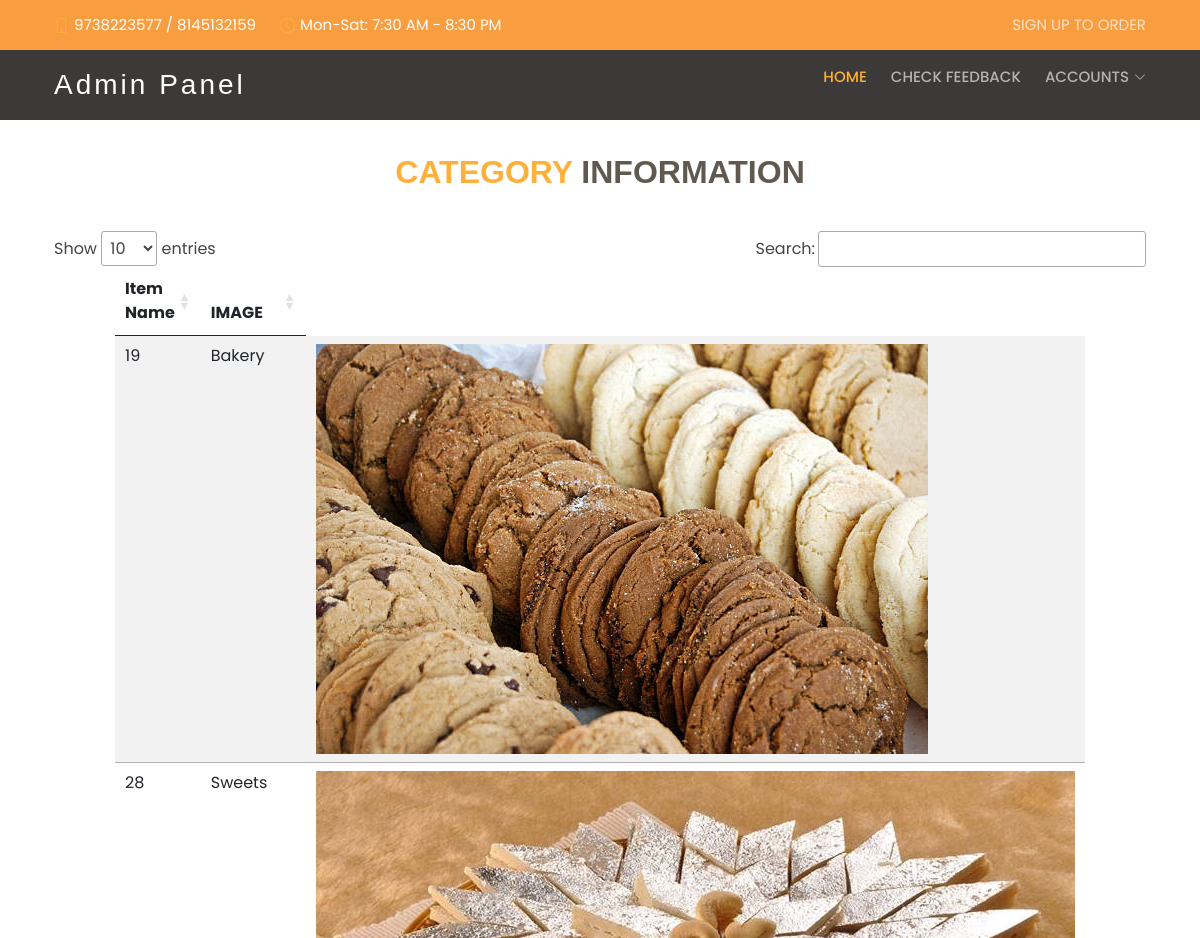
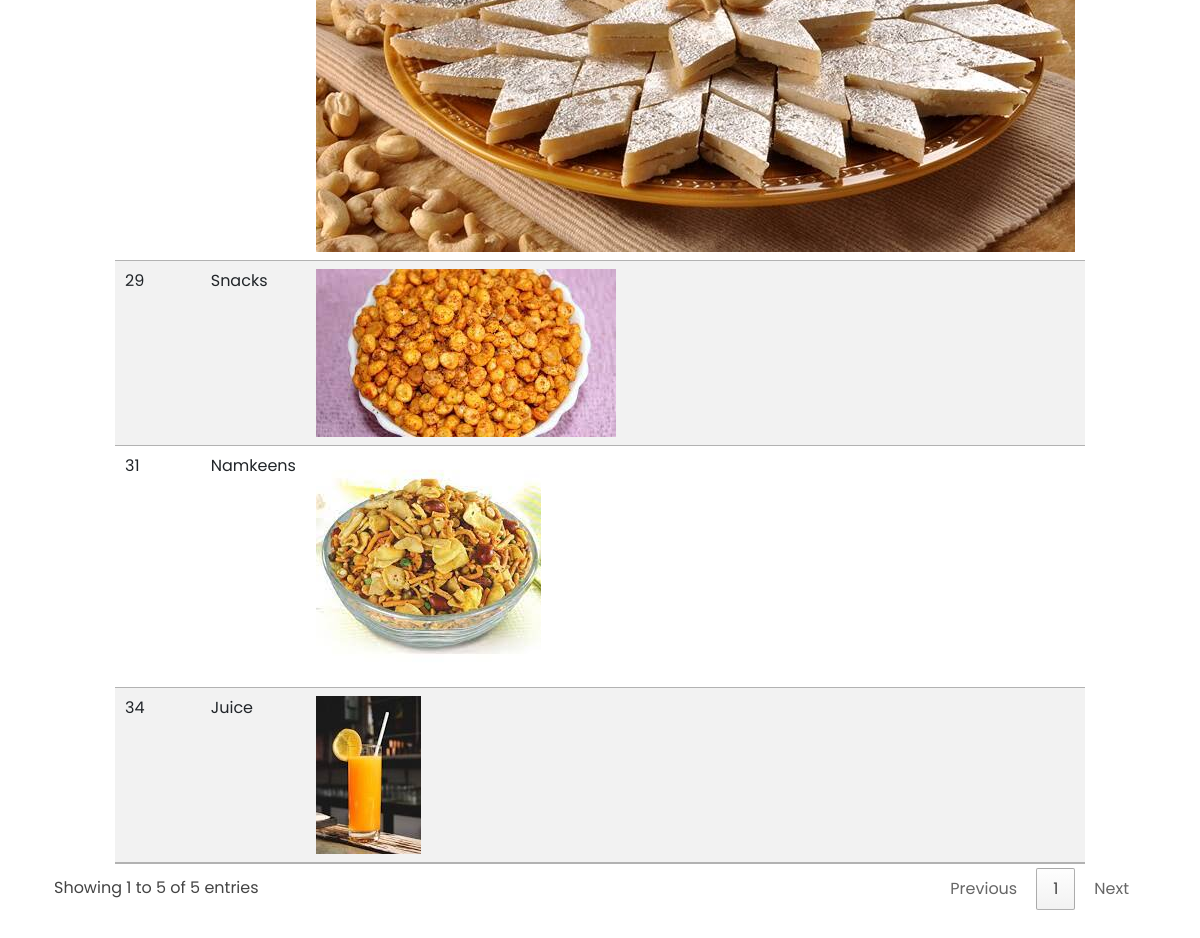
Page /addcat2.php on the committed database (2 pictures, top to bottom).
### tables this page shows
CREATE TABLE IF NOT EXISTS `addcategory` (
  `id` int NOT NULL AUTO_INCREMENT,
  `name` varchar(50) NOT NULL,
  `tagline` varchar(1024) NOT NULL,
  `image` varchar(60) NOT NULL,
  PRIMARY KEY (`id`)
);

### addcat2.php (the view, shortened to what this page needs)
<!DOCTYPE html>
<html lang="en">
<head>
	<link href="assets/vendor/animate.css/animate.min.css" rel="stylesheet">
	<link href="assets/vendor/aos/aos.css" rel="stylesheet">
	<link href="assets/vendor/bootstrap/css/bootstrap.min.css" rel="stylesheet">
	<link href="assets/vendor/bootstrap-icons/bootstrap-icons.css" rel="stylesheet">
	<link href="assets/vendor/boxicons/css/boxicons.min.css" rel="stylesheet">
	<link href="assets/vendor/remixicon/remixicon.css" rel="stylesheet">
	<link href="assets/vendor/swiper/swiper-bundle.min.css" rel="stylesheet">
	<link href="https://cdn.jsdelivr.net/npm/bootstrap@5.1.0/dist/css/bootstrap.min.css" rel="stylesheet">
	<link href="//cdn.datatables.net/1.10.25/css/jquery.dataTables.min.css" rel="stylesheet">
	<link href="assets/css/style.css" rel="stylesheet">
	<?php include("templets/adminnav.php");?>
    <main id="main">
    <?php include("scripts/connect.php");
 ?>
		<?php
	$stmt = $db->prepare("SELECT `id`, `name`, `image`FROM `addcategory` ");
	try{
	$stmt->execute();
	$rows = $stmt->fetchALL(PDO::FETCH_ASSOC);
	}
	catch(PDOException $e){
		echo $e->getMessage();
		$db = null;
	}
?>
</head>
<body>
	<main id="main">
		<br>
		<section id="contact" class="contact">
			<div class="container">
				<div class="section-title">
					<h2><span>CATEGORY</span> INFORMATION</h2>
				</div>
			</div>
			<div class="container" style="margin-top:10px;">
				<table class="table table-striped">
					<thead>
						<th>Item Name</th>
						<th>IMAGE</th>
					</thead>
					<tbody>
						<?php foreach($rows as $row):?>
						<tr>
							<td >
								<?php echo $row['id']?>
							</td>
							<td>
								<?php echo $row['name']?>
							</td>
							<td>
								<img src="<?php echo $row['image']?>">
							</td>
						</tr>
						<?php endforeach; ?>
					</tbody>
				</table>
			</div>
		</section>
	</main>

### assets/css/style.css (style rules this page uses)
body { font-family: "Poppins", sans-serif; color: #444444; }
h1, h2, h3, h4, h5, h6 { font-family: "Satisfy", sans-serif; }
section { padding: 60px 0; }
.section-title { text-align: center; padding-bottom: 30px; padding:30px; }
.section-title h2 { margin: 15px 0 0 0; font-size: 32px; font-weight: 700; color: #5f5950; }
.section-title h2 span { color: #ffb03b; }

### rows in the picture
addcategory: id "19", name "Bakery", image (picture)
addcategory: id "28", name "Sweets", image (picture)
addcategory: id "29", name "Snacks", image (picture)
addcategory: id "31", name "Namkeens", image (picture)
addcategory: id "34", name "Juice", image (picture)
